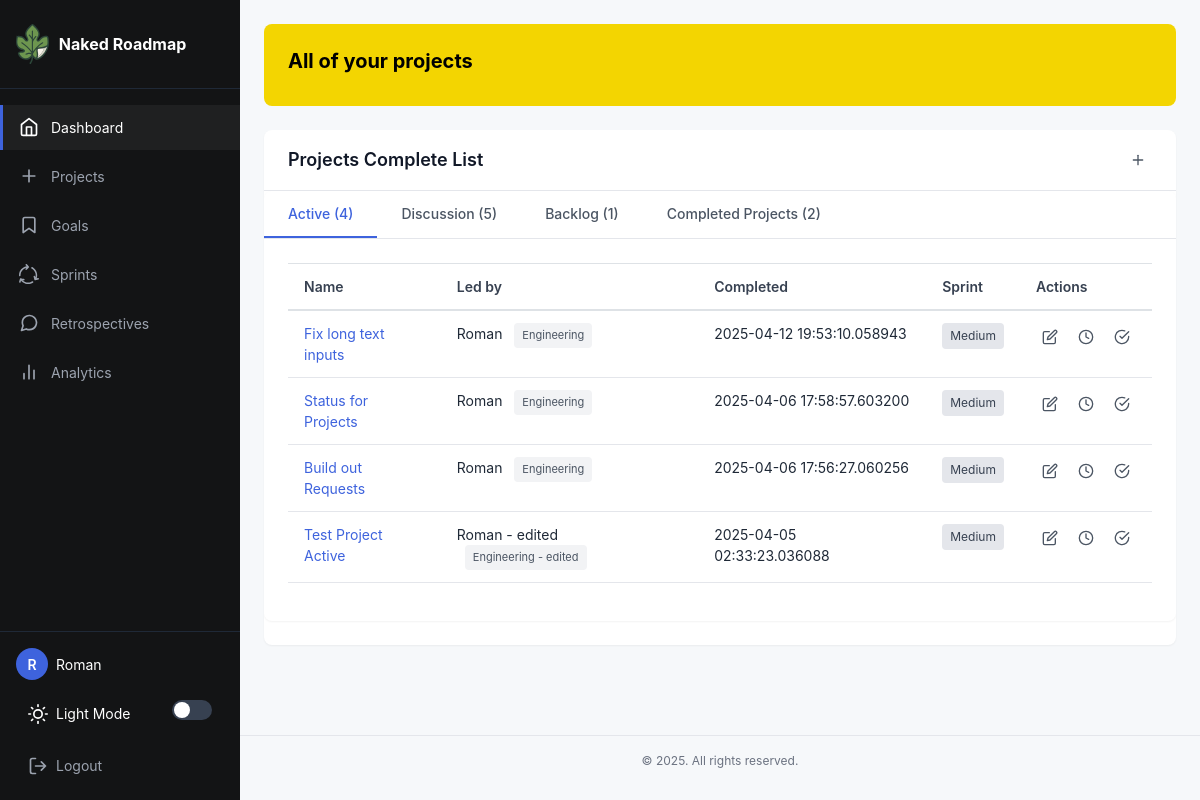
The page /projects (signed in) on the database its author committed.
### app/models.py (models this page shows, shortened)
class User(UserMixin, db.Model):
    id: so.Mapped[int] = so.mapped_column(primary_key=True)
    username: so.Mapped[str] = so.mapped_column(sa.String(64), index=True, unique=True)
    email: so.Mapped[str] = so.mapped_column(sa.String(120), index=True, unique=True)
    password_hash: so.Mapped[Optional[str]] = so.mapped_column(sa.String(256))
    posts: so.WriteOnlyMapped['Post'] = so.relationship(back_populates='author')

class Project(db.Model):
    __tablename__ = "project"
    id: so.Mapped[int] = so.mapped_column(primary_key=True)
    name: so.Mapped[str] = so.mapped_column(sa.TEXT())
    created: so.Mapped[datetime] = so.mapped_column(index=True, default=lambda: datetime.now(timezone.utc))
    dri: so.Mapped[str] = so.mapped_column(sa.TEXT())
    team: so.Mapped[str] = so.mapped_column(sa.TEXT())
    context: so.Mapped[str] = so.mapped_column(sa.TEXT())
    why: so.Mapped[str] = so.mapped_column(sa.TEXT())
    requirements: so.Mapped[str] = so.mapped_column(sa.TEXT())
    launch: so.Mapped[str] = so.mapped_column(sa.TEXT())
    location: so.Mapped[str] = so.mapped_column(sa.TEXT(),  nullable=True, default="discussion")

### app/routes.py (the view)
@app.route('/projects')
@login_required # If you want to toggle someone forced to log in to see roadmap, you can use this.
def projectspage():
    projects = (
        Project.query
        .order_by(Project.created.desc())
        .all()
    )
    return render_template('projects.html', title='Projects', projects=projects)

### app/models.py (called while the page is built)
@login.user_loader
def load_user(id):
    return db.session.get(User, int(id))

### app/templates/projects.html (shortened to what this page needs)
{% extends 'base.html' %}
{% block content %}
<div class="welcome-banner">
  <h2>All of your projects</h2>
</div>
<section class="section discussion-section">
  <div class="section-header">
    <h3>Projects Complete List</h3>
    <a href="{{ url_for('createProject') }}" class="btn-icon" title="Add new Goal">
      <svg width="16" height="16" viewBox="0 0 24 24" fill="none" stroke="currentColor" stroke-width="2" stroke-linecap="round" stroke-linejoin="round">
        <line x1="12" y1="5" x2="12" y2="19"></line>
        <line x1="5" y1="12" x2="19" y2="12"></line>
      </svg>
    </a>
  </div>
<section class="section tabbed-section">
  <div class="tabs">
    <button class="tab-btn active" data-tab="active">Active ({% for len in projects|selectattr('location', '==', "sprint") %}{% if loop.index == 1 %}{{ '0' if loop is none else loop|length }}{% endif %}{% endfor %})</button>
    <button class="tab-btn" data-tab="discussion">Discussion ({% for len in projects|selectattr('location', '==', "discussion") %}{% if loop.index == 1 %}{{ '0' if loop is none else loop|length }}{% endif %}{% endfor %})</button>
    <button class="tab-btn" data-tab="backlog">Backlog ({% for len in projects|selectattr('location', '==', "backlog") %}{% if loop.index == 1 %}{{ '0' if loop is none else loop|length }}{% endif %}{% endfor %})</button>
    <button class="tab-btn" data-tab="completed">Completed Projects ({% for len in projects|selectattr('location', '==', "completed") %}{% if loop.index == 1 %}{{ '0' if loop is none else loop|length }}{% endif %}{% endfor %})</button>
  </div>
  <div class="tab-content active" id="active-tab">
    <div class="table-responsive">
      <table class="table">
        <thead>
          <tr>
            <th>Name</th>
            <th>Led by</th>
            <th>Completed</th>
            <th>Sprint</th>
            <th>Actions</th>
          </tr>
        </thead>
        <tbody>
          {% for project in projects|selectattr('location', '==', "sprint") %}
          <tr>
            <td><a href="{{ url_for('project', project_id=project['id']) }}">{{ project.name }}</a></td>
            <td>{{ project.dri }} <span class="team-tag">{{ project.team }}</span></td>
            <td>{{ project.created }}</td>
            <td>
              <span class="priority-indicator
                {% if project.priority == 'High' %}priority-high
                {% elif project.priority == 'Medium' %}priority-medium
                {% else %}priority-low{% endif %}">
                {{ project.priority|default('Medium') }}
              </span>
            </td>
            <td>
              <div class="action-buttons">
                <a href="{{ url_for('edit', project_id=project.id) }}" class="btn-icon" title="Edit project">
                  <svg width="16" height="16" viewBox="0 0 24 24" fill="none" stroke="currentColor" stroke-width="2" stroke-linecap="round" stroke-linejoin="round">
                    <path d="M11 4H4a2 2 0 0 0-2 2v14a2 2 0 0 0 2 2h14a2 2 0 0 0 2-2v-7"></path>
                    <path d="M18.5 2.5a2.121 2.121 0 0 1 3 3L12 15l-4 1 1-4 9.5-9.5z"></path>
                  </svg>
                </a>
                <a href="#" class="btn-icon" title="Move to discussion">
                  <svg width="16" height="16" viewBox="0 0 24 24" fill="none" stroke="currentColor" stroke-width="2" stroke-linecap="round" stroke-linejoin="round">
                    <circle cx="12" cy="12" r="10"></circle>
                    <polyline points="12 6 12 12 16 14"></polyline>
                  </svg>
                </a>
                <a href="{{url_for('add_to_cycle', project_id=project.id, sprint_id=2) }}" class="btn-icon" title="Add to Sprint">
                  <svg width="16" height="16" viewBox="0 0 24 24" fill="none" stroke="currentColor" stroke-width="2" stroke-linecap="round" stroke-linejoin="round">
                    <path d="M22 11.08V12a10 10 0 1 1-5.93-9.14"></path>
                    <polyline points="22 4 12 14.01 9 11.01"></polyline>
                  </svg>
                </a>
              </div>
            </td>
          </tr>
          {% endfor %}
        </tbody>
      </table>
    </div>
  </div>
</section>
{% endblock %}

### app/templates/base.html (shortened to what this page needs)
<!doctype html>
<html lang="en" data-theme="light">
  <head>
    <link rel="stylesheet" href="https://stackpath.bootstrapcdn.com/bootstrap/4.3.1/css/bootstrap.min.css">
    <link rel="stylesheet" type="text/css" href={{ url_for('static', filename='style.css')}}>
    <link href="static/fonts/Mulish/Mulish-VariableFont_wght.ttf" rel="stylesheet">
  </head>
  <body>
    <div class="app-container">
      <div class="sidebar">
        <div class="sidebar-header">
          <a href="{{ url_for('index')}}" class="logo">
            <img src="{{ url_for('static', filename='fig-icon.svg')}}"  style="max-height:40px; margin-right:10px;">
            <span>Naked Roadmap</span>
          </a>
        </div>
        <nav class="sidebar-nav">
          <ul>
            <li>
              <a href="{{ url_for('index') }}" class="active">
                Dashboard
              </a>
            </li>
            <li>
              <a href="{{ url_for('projectspage') }}">
                <svg width="20" height="20" viewBox="0 0 24 24" fill="none" xmlns="http://www.w3.org/2000/svg">
                  <path d="M12 5v14M5 12h14" stroke="currentColor" stroke-width="2" stroke-linecap="round" stroke-linejoin="round"/>
                </svg>
                Projects
              </a>
            </li>
            <li>
              <a href="#">
                <svg width="20" height="20" viewBox="0 0 24 24" fill="none" xmlns="http://www.w3.org/2000/svg">
                  <path d="M19 21l-7-5-7 5V5a2 2 0 012-2h10a2 2 0 012 2v16z" stroke="currentColor" stroke-width="2" stroke-linecap="round" stroke-linejoin="round"/>
                </svg>
                Goals
              </a>
            </li>
            <li>
              <a href="{{ url_for('createSprint') }}">
                Sprints
              </a>
            </li>
            <li>
              <a href="#">
                Retrospectives
              </a>
            </li>
            <li>
              <a href="#">
                <svg width="20" height="20" viewBox="0 0 24 24" fill="none" xmlns="http://www.w3.org/2000/svg">
                  <path d="M18 20V10M12 20V4M6 20v-6" stroke="currentColor" stroke-width="2" stroke-linecap="round" stroke-linejoin="round"/>
                </svg>
                Analytics
              </a>
            </li>
          </ul>
        </nav>
        <div class="sidebar-footer">
          {% if current_user.is_anonymous %}
          <a href="{{ url_for('login') }}" class="btn-login">
            <svg width="20" height="20" viewBox="0 0 24 24" fill="none" xmlns="http://www.w3.org/2000/svg">
              <path d="M15 3h4a2 2 0 012 2v14a2 2 0 01-2 2h-4M10 17l5-5-5-5M15 12H3" stroke="currentColor" stroke-width="2" stroke-linecap="round" stroke-linejoin="round"/>
            </svg>
            Login
          </a>
          <div class="theme-switch">
            <svg class="theme-switch-icon" xmlns="http://www.w3.org/2000/svg" width="20" height="20" viewBox="0 0 24 24" fill="none" stroke="currentColor" stroke-width="2" stroke-linecap="round" stroke-linejoin="round">
              <circle cx="12" cy="12" r="5"></circle>
              <line x1="12" y1="1" x2="12" y2="3"></line>
              <line x1="12" y1="21" x2="12" y2="23"></line>
              <line x1="4.22" y1="4.22" x2="5.64" y2="5.64"></line>
              <line x1="18.36" y1="18.36" x2="19.78" y2="19.78"></line>
              <line x1="1" y1="12" x2="3" y2="12"></line>
              <line x1="21" y1="12" x2="23" y2="12"></line>
              <line x1="4.22" y1="19.78" x2="5.64" y2="18.36"></line>
              <line x1="18.36" y1="5.64" x2="19.78" y2="4.22"></line>
            </svg>
            <span class="theme-switch-text">Light Mode</span>
            <label class="toggle-switch">
              <input type="checkbox" id="theme-toggle">
              <span class="toggle-slider"></span>
            </label>
          </div>
          {% else %}
          <div class="user-info">
            <div class="user-avatar">{{ current_user.username[0] }}</div>
            <span>{{ current_user.username }}</span>
          </div>
          <div class="theme-switch">
            <span class="theme-switch-text">Light Mode</span>
            <label class="toggle-switch">
              <span class="toggle-slider"></span>
            </label>
          </div>
          <a href="{{ url_for('logout') }}" class="btn-logout">
            <svg width="20" height="20" viewBox="0 0 24 24" fill="none" xmlns="http://www.w3.org/2000/svg">
              <path d="M9 21H5a2 2 0 01-2-2V5a2 2 0 012-2h4M16 17l5-5-5-5M21 12H9" stroke="currentColor" stroke-width="2" stroke-linecap="round" stroke-linejoin="round"/>
            </svg>
            Logout
          </a>
          {% endif %}
        </div>
      </div>
      <div class="main-content">
        <div class="content-container">
          {% block content %}{% endblock %}
        </div>
        <footer class="app-footer">
          <p>&copy; {{ config.company_name }} 2025. All rights reserved.</p>
        </footer>
      </div>
    </div>
  </body>
</html>

### rows shown on the page
User: username "R", username "Roman"
Project: value "4", name "Fix long text inputs", dri "Roman", team "Engineering", created "2025-04-12 19:53:10.058943", priority "Medium"
Project: value "5"
Project: value "1"
Project: value "2"
Project: name "Status for Projects", dri "Roman", team "Engineering", created "2025-04-06 17:58:57.603200", priority "Medium"
Project: name "Build out Requests", dri "Roman", team "Engineering", created "2025-04-06 17:56:27.060256", priority "Medium"
Project: name "Test Project Active", dri "Roman - edited", team "Engineering - edited", created "2025-04-05 02:33:23.036088", priority "Medium"
